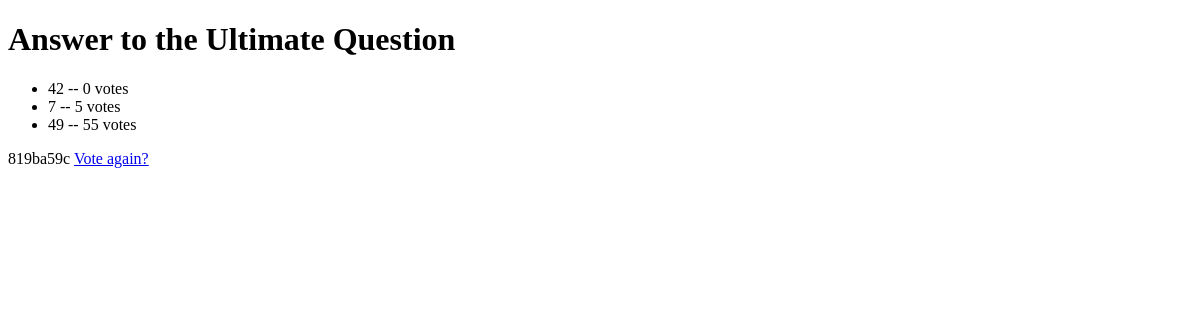
Before: /polls/2/results/ with the older database file.
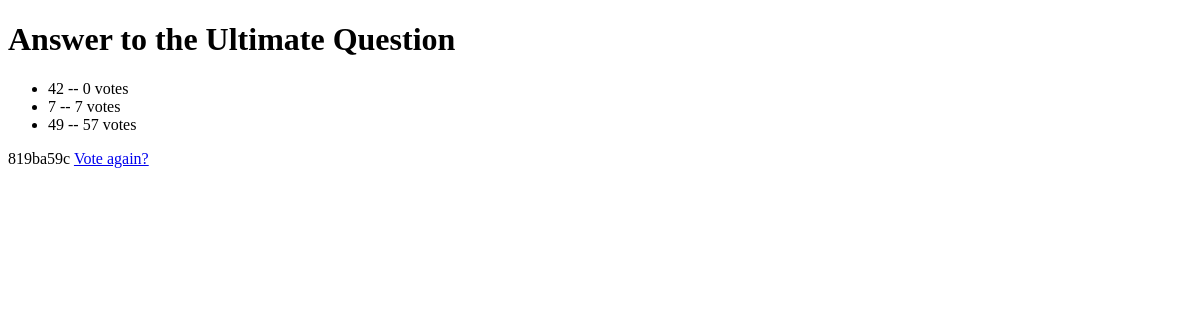
After: the same page with the newer database file.
### polls/models.py (models this page shows, shortened)
class Question(models.Model):
    question_text= models.CharField(max_length=200)
    pub_date= models.DateTimeField('date published')

class Choice(models.Model):
    question= models.ForeignKey(Question, on_delete=models.CASCADE)
    choice_text= models.CharField(max_length=200)
    votes= models.IntegerField(default=0)

### polls/views.py (the view)
# urls.py: path('<int:pk>/results/',views.ResultView.as_view(),name='results'),
class ResultView(generic.DetailView):
    model= Question
    template_name= 'polls/results.html'

### polls/templates/polls/results.html (shortened to what this page needs)
<!DOCTYPE html>
<html lang="en">
<head>
</head>
<body>
    <h1>{{ question.question_text }}</h1>
    <ul>
    {% for choice in question.choice_set.all %}
        <li>{{ choice.choice_text }} -- {{ choice.votes }} vote{{ choice.votes|pluralize }}</li>
    {% endfor %}
    </ul>
    819ba59c
    <a href="{% url 'polls:detail' question.id %}">Vote again?</a>
</body>
</html>

Changed rows visible on the page:
changed Choice (number 2 of 3 on the later page): votes "5" → "7"
changed Choice (number 3 of 3 on the later page): votes "55" → "57"
